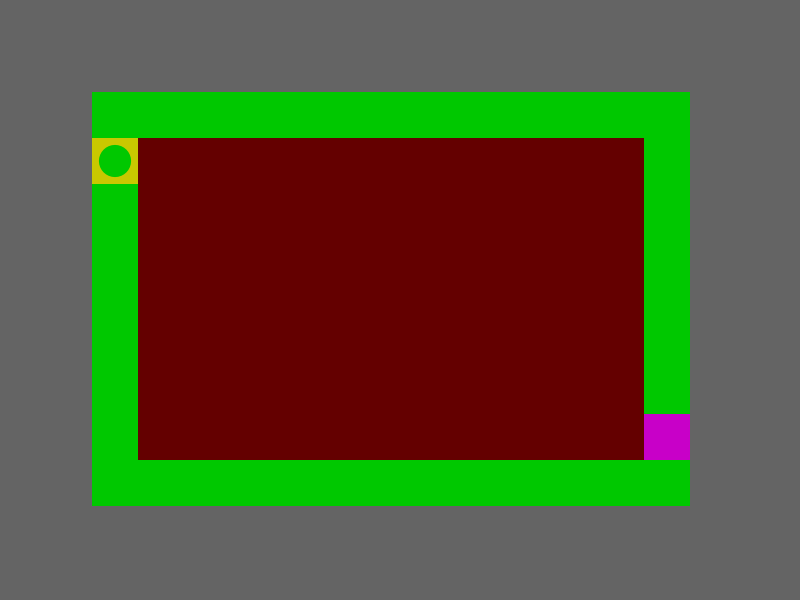
Frame 1 (no input)
Frame 60 (the mouse pressed at the canvas centre just before this capture): identical to frame 1, image omitted
Frame 120 (the mouse held since frame 60 and released just before this capture): identical to frame 1, image omitted

The Processing sketch that drew this single still picture (run headless with seeded random() and noise(); from frame 60 on, the mouse is pressed at the canvas centre):

// Processing sketch: meiro
// ── meiro.pde
int boardX;
int boardY;
int roadW;
int[][] map;
int pieceX;
int pieceY;
boolean isPlaying;
boolean isGoal;
boolean isMousePlaying;
boolean inTouch = false;
float pieceSize;
int playTime;
int[] dirX = {1,0,-1,0};
int[] dirY = {0,1,0,-1};
boolean isSearchLeft;
int pieceDir;

void setup(){
  size(800,600);
  makeBoard(13,9,46);
  initMaze();
}

void draw(){
  if(isSearchLeft){
    searchLeft();
  }
  drawMaze();
  drawPiece();
  if(isPlaying  || isMousePlaying || isGoal ){
    drawInfo();
  }
  checkFinish();
}

void makeBoard(int x,int y,int w){
  boardX = x+4;
  boardY = y+4;
  roadW = w;
  map = new int[boardX][boardY];
}

void initMaze(){
  for(int x = 0; x < boardX;x++){
    for(int y = 0; y < boardY;y++){
      map[x][y] = 1;
    }
  }
  for(int x = 3; x < boardX-3;x++){
    for(int y = 3; y < boardY-3;y++){
      map[x][y] = 0;
    }

    isSearchLeft = false;
    pieceDir = 0;
  }
  map[2][3] = 2;
  map[boardX-3][boardY-4] = 3;
  pieceX = 2;
  pieceY = 3;
  isPlaying = false;
  isGoal = false;
  isMousePlaying = false;
  pieceSize = 0.7*roadW;
  playTime = 0;

}

void drawMaze(){
  noStroke();
  background(100);
  for(int x = 2;x < boardX-2;x++){
    for(int y = 2;y < boardY-2;y++){
      if(map[x][y] == 0){
        fill(100,0,0);
      }else if(map[x][y] == 1){
        fill(0,200,0);
      }else if(map[x][y] == 2){
        fill(200,200,0);
      }else if(map[x][y] == 3){
        fill(200,0,200);
      }
      rect(roadW*x,roadW*y,roadW,roadW);
    }
  }
}

void searchLeft(){

  int dir = 0;
  int x = 0;
  int y = 0;

  if(frameCount%10 == 0){
    for(int i= 0;i < 4; i++){
      dir = (pieceDir+3+i)%4;//進む方向を表すdirを左、前、右、後の順に設定
      x = pieceX + dirX[dir];//dirの方向に1マス移動した位置(x方向)を計算
      y = pieceY + dirY[dir];//dirの方向に1マス移動した位置(y方向)を計算
      if((map[x][y]) == 0 || (map[x][y]) == 3){//(x,y)のマスが道(0)かゴール(3)ならば
        break;//for文から撤退
      }
    }
    pieceDir = dir;//駒の方向をdirに設定
    pieceX = x;//xに設定
    pieceY = y;//yに設定
  }
}

void SearchLeft(){

  int dir = 0;
  int x = 0;
  int y = 0;

  if(frameCount%10 == 0){
    for(int i= 0;i < 4; i++){
      dir = (pieceDir+3+i)%4;//進む方向を表すdirを左、前、右、後の順に設定
      x = dirX[dir];//dirの方向に1マス移動した位置(x方向)を計算
      y = dirY[dir];//dirの方向に1マス移動した位置(y方向)を計算
      if((map[x][y] == 0) || (map[x][y] == 3)){//(x,y)のマスが道(0)かゴール(3)ならば
        break;//for文から撤退
      }
    }
    pieceDir = dir;//駒の方向をdirに設定
    pieceX = x;//xに設定
    pieceY = y;//yに設定
  }
}

void drawPiece(){
  if(isMousePlaying){
    inTouch = false;
    int posX = mouseX % roadW;
    int posY = mouseY % roadW;
    int pX = mouseX / roadW;
    int pY = mouseY / roadW;
    if(pX >= 2 && pX < boardX - 2 && pY < boardY - 2){
      pieceX = pX;
      pieceY = pY;
      if( (map[pieceX][pieceY]==1)
         || (map[pieceX + 1][pieceY] == 1 && posX > roadW - pieceSize/2)
         || (map[pieceX-1][pieceY] == 1&& posX<pieceSize/2 )
         || (map[pieceX][pieceY+1] == 1&& posY>roadW-pieceSize/2 )
         || (map[pieceX][pieceY]== 1 && posY<pieceSize/2)){
         inTouch = true;
         }
    }
  if(inTouch == true){
    fill(255,0,0);
  }else{
    fill(0,200,0);
  }
  ellipse(mouseX,mouseY,pieceSize,pieceSize);
  }
  else{
  fill(0,200,0);
  ellipse((pieceX+0.5)*roadW,(pieceY+0.5)*roadW,pieceSize,pieceSize);
  }
}


void drawInfo(){
  if(isPlaying || isMousePlaying){

    playTime ++ ;
  }
  if(isPlaying){
    playTime += 1;
  }
  if(inTouch == true){
    playTime += 2;
  }
  textSize(30);
  fill(0);
  text("Time=" + playTime,20,30);
}

void mousePressed(){
    int x = mouseX/roadW;
    int y = mouseY/roadW;
  if(map[x][y] ==2){
    isMousePlaying = true;
  }
}

void keyPressed(){
  if(key == 'A'){
    makeBoard(13,9,46);
    drawMaze();
    initMaze();
    drawPiece();
  }
  if(key == 'a'){
    generateMazeUpDown();
  }
  if(key == 'b'){
    makeBoard(23,17,28);
    drawMaze();
    initMaze();
    drawPiece();
  }
  if(key == 'c'){
    makeBoard(75,55,10);
    drawMaze();
    initMaze();
    drawPiece();
  }
  if(key == 'd'){
    makeBoard(155,115,5);
    drawMaze();
    initMaze();
    drawPiece();
  }
  if(key == 'r'){
    for(int x = 2; x < 100; x+=2){
      generateMazeRandom();
    }

  }
  if(key == 'k'){
    isPlaying = true;
  }
  if(key == 'i'){
    initMaze();
  }
  if(isPlaying == true){
    if(keyCode == UP && pieceY > 0){
      pieceY -= 1;
    }
    if(keyCode == RIGHT && pieceX < boardX-1){
      pieceX += 1;
    }
    if(keyCode == DOWN && pieceY < boardY-1){
      pieceY += 1;
    }
    if(keyCode == LEFT && pieceX > 0){
      pieceX -= 1;
    }
  }
  if(key == 's') isSearchLeft = true;
}

void generateMazeRandom(){
  for(int x = 2; x < boardX-2;x+=2){
    for(int y = 2; y < boardY-2;y+=2){
      if(map[x][y] == 1){
        int r = (int)random(4);
        int dx = dirX[r];
        int dy = dirY[r];
        if(map[x+dx*2][y+dy*2] == 0){
          map[x+dx][y+dy] = 1;
          map[x+dx*2][y+dy*2] = 1;
        }
      }
    }
  }
}

void generateMazeUpDown(){
  for(int x = 4; x < boardX -3; x += 4){
    for(int y = 3; y < boardY -4; y++){
      map[x][y] = 1;
    }
  }
  for(int x = 6; x < boardX -3; x += 4){
    for(int y = boardY -4; y > 3; y--){
      map[x][y] = 1;
    }
  }
}

void generateMazeLeftRight(){
  for(int x = 4; x < boardX -3; x += 4){
    for(int y = 3; y < boardY -4; y++){
      map[x][y] = 1;
    }
  }
  for(int x = 6; x < boardX -3; x += 4){
    for(int y = boardY -4; y > 3; y--){
      map[x][y] = 1;
    }
  }
}

void checkFinish(){
  if(map[pieceX][pieceY] == 3){
    isPlaying = false;
    isGoal = true;
    isMousePlaying = false;
    isSearchLeft = false;
  }
  if(isGoal == true){
    noFill();
    strokeWeight(20);
    stroke(255,0,0);
    ellipse(width/2,height/2,200,200);
  }
}
